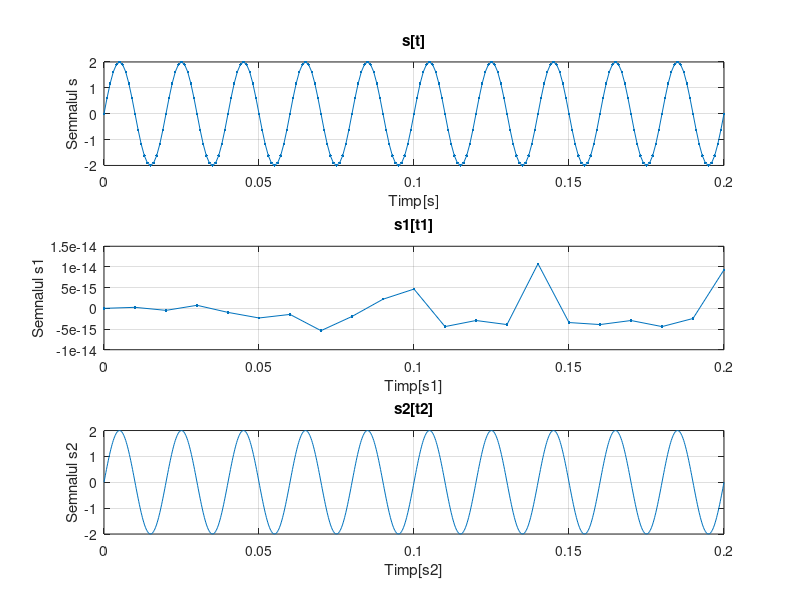

This chart was generated by the following MATLAB code: (Note: this script raises an error after producing the figure.)

F=50;
t=0:0.001:0.2;
s=2*sin(2*pi*F*t);
subplot(3,1,1), plot(t,s,'.-'), title('s[t]'), xlabel('Timp[s]'), ylabel('Semnalul s'), grid
% am folosit subplot pentru a observa si compara mai usor cele 3 semnale intr o
% singura figura

% a) se modfica pasul de variatie a variabilei t din exemplu la 0.01
% notez noul pas de variatie cu t1=0.01 si semnalul cu s1

t1=0:0.01:0.2;
s1=2*sin(2*pi*F*t1);
subplot(3,1,2), plot(t1,s1,'.-'), title('s1[t1]'), xlabel('Timp[s1]'), ylabel('Semnalul s1'), grid


% se modifica pasul de variatie a variabilei t din exemplu la 0.0002
% notez noul pas de variatie cu t2=0.0002 si semnalul cu s2

t2=0:0.0002:0.2;
s2=2*sin(2*pi*F*t2);
subplot(3,1,3), plot(t2,s2), title('s2[t2]'), xlabel('Timp[s2]'), ylabel('Semnalul s2'), grid
 
% Comentarii

% Se observa ca semnalul cu pasul de variatie t1 nu are forma sinusoidala.
% Acest lucru poate fi datorat faptului ca pasul de variatie este prea mare
% si acopera o perioada in intregime intr-un timp foarte scurt

% b)Se masoara pe grafic perioada semnalului sinusoidal in cele 3 situatii
%               ********** m-am inspirat de pe internet **********


% pentru semnalul de variatie t se gasesc valorile de varf iar diferenta
% indecsilor acestora va fi perioada semnalului

[~, idx]=findpeaks(t);
T=t(idx(2)) - t(idx(1));

% pentru semnalul t1

[~, idx1]=findpeaks(t1);
T1=t1(idx1(2)) - t1(idx1(1));

% pentru semnalul t2

[~, idx2]=findpeaks(t2);
T2=t2(idx2(2)) - tw(idx(1));

% c) se genereaza semnalul cosinusoidal c de frecventa Fc=20 Hz

Fc=20;
c=2*cos(2*pi*Fc*t);

% se schimba culoarea semnalului in rosu si se suprapun cele 2 semnale

plot(t,c,'*', 'color', 'red'), grid









